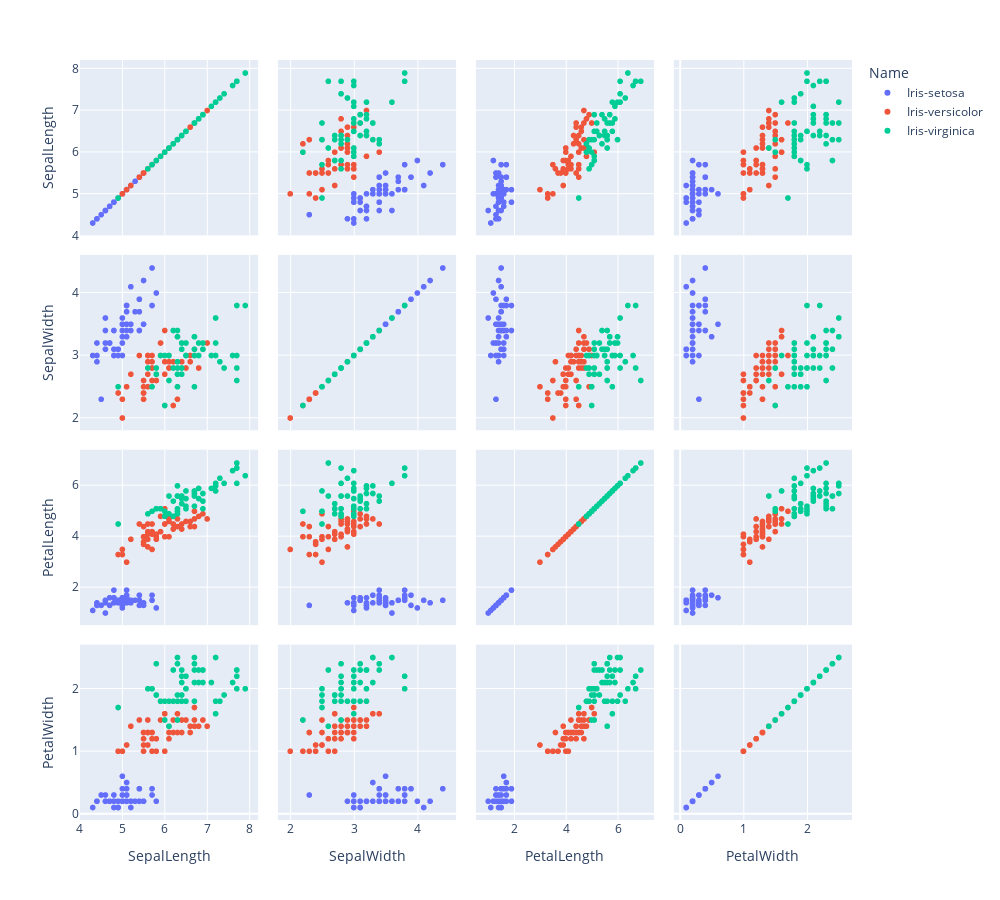

Notebook code for this chart:
### Code cell
# Similar a sns.pairplot
fig = px.scatter_matrix(df_iris, dimensions=df_iris.columns[:-1], color='Name', width=1000, height=900)
fig.show()

### Figure 1 — Plotly figure (JSON) as saved in the notebook; plotly's stock layout.template omitted (floating-point values rounded to 4 significant figures)
{"data": [{"dimensions": [{"axis": {"matches": true}, "label": "SepalLength", "values": [5.1, 4.9, 4.7, 4.6, 5, 5.4, 4.6, 5, 4.4, 4.9, 5.4, 4.8, 4.8, 4.3, 5.8, 5.7, 5.4, 5.1, 5.7, 5.1, 5.4, 5.1, 4.6, 5.1, 4.8, 5, 5, 5.2, 5.2, 4.7, 4.8, 5.4, 5.2, 5.5, 4.9, 5, 5.5, 4.9, 4.4, 5.1, 5, 4.5, 4.4, 5, 5.1, 4.8, 5.1, 4.6, 5.3, 5]}, {"axis": {"matches": true}, "label": "SepalWidth", "values": [3.5, 3, 3.2, 3.1, 3.6, 3.9, 3.4, 3.4, 2.9, 3.1, 3.7, 3.4, 3, 3, 4, 4.4, 3.9, 3.5, 3.8, 3.8, 3.4, 3.7, 3.6, 3.3, 3.4, 3, 3.4, 3.5, 3.4, 3.2, 3.1, 3.4, 4.1, 4.2, 3.1, 3.2, 3.5, 3.1, 3, 3.4, 3.5, 2.3, 3.2, 3.5, 3.8, 3, 3.8, 3.2, 3.7, 3.3]}, {"axis": {"matches": true}, "label": "PetalLength", "values": [1.4, 1.4, 1.3, 1.5, 1.4, 1.7, 1.4, 1.5, 1.4, 1.5, 1.5, 1.6, 1.4, 1.1, 1.2, 1.5, 1.3, 1.4, 1.7, 1.5, 1.7, 1.5, 1, 1.7, 1.9, 1.6, 1.6, 1.5, 1.4, 1.6, 1.6, 1.5, 1.5, 1.4, 1.5, 1.2, 1.3, 1.5, 1.3, 1.5, 1.3, 1.3, 1.3, 1.6, 1.9, 1.4, 1.6, 1.4, 1.5, 1.4]}, {"axis": {"matches": true}, "label": "PetalWidth", "values": [0.2, 0.2, 0.2, 0.2, 0.2, 0.4, 0.3, 0.2, 0.2, 0.1, 0.2, 0.2, 0.1, 0.1, 0.2, 0.4, 0.4, 0.3, 0.3, 0.3, 0.2, 0.4, 0.2, 0.5, 0.2, 0.2, 0.4, 0.2, 0.2, 0.2, 0.2, 0.4, 0.1, 0.2, 0.1, 0.2, 0.2, 0.1, 0.2, 0.2, 0.3, 0.3, 0.2, 0.6, 0.4, 0.3, 0.2, 0.2, 0.2, 0.2]}], "hovertemplate": "Name=Iris-setosa<br>%{xaxis.title.text}=%{x}<br>%{yaxis.title.text}=%{y}<extra></extra>", "legendgroup": "Iris-setosa", "marker": {"color": "#636efa", "symbol": "circle"}, "name": "Iris-setosa", "showlegend": true, "type": "splom"}, {"dimensions": [{"axis": {"matches": true}, "label": "SepalLength", "values": [7, 6.4, 6.9, 5.5, 6.5, 5.7, 6.3, 4.9, 6.6, 5.2, 5, 5.9, 6, 6.1, 5.6, 6.7, 5.6, 5.8, 6.2, 5.6, 5.9, 6.1, 6.3, 6.1, 6.4, 6.6, 6.8, 6.7, 6, 5.7, 5.5, 5.5, 5.8, 6, 5.4, 6, 6.7, 6.3, 5.6, 5.5, 5.5, 6.1, 5.8, 5, 5.6, 5.7, 5.7, 6.2, 5.1, 5.7]}, {"axis": {"matches": true}, "label": "SepalWidth", "values": [3.2, 3.2, 3.1, 2.3, 2.8, 2.8, 3.3, 2.4, 2.9, 2.7, 2, 3, 2.2, 2.9, 2.9, 3.1, 3, 2.7, 2.2, 2.5, 3.2, 2.8, 2.5, 2.8, 2.9, 3, 2.8, 3, 2.9, 2.6, 2.4, 2.4, 2.7, 2.7, 3, 3.4, 3.1, 2.3, 3, 2.5, 2.6, 3, 2.6, 2.3, 2.7, 3, 2.9, 2.9, 2.5, 2.8]}, {"axis": {"matches": true}, "label": "PetalLength", "values": [4.7, 4.5, 4.9, 4, 4.6, 4.5, 4.7, 3.3, 4.6, 3.9, 3.5, 4.2, 4, 4.7, 3.6, 4.4, 4.5, 4.1, 4.5, 3.9, 4.8, 4, 4.9, 4.7, 4.3, 4.4, 4.8, 5, 4.5, 3.5, 3.8, 3.7, 3.9, 5.1, 4.5, 4.5, 4.7, 4.4, 4.1, 4, 4.4, 4.6, 4, 3.3, 4.2, 4.2, 4.2, 4.3, 3, 4.1]}, {"axis": {"matches": true}, "label": "PetalWidth", "values": [1.4, 1.5, 1.5, 1.3, 1.5, 1.3, 1.6, 1, 1.3, 1.4, 1, 1.5, 1, 1.4, 1.3, 1.4, 1.5, 1, 1.5, 1.1, 1.8, 1.3, 1.5, 1.2, 1.3, 1.4, 1.4, 1.7, 1.5, 1, 1.1, 1, 1.2, 1.6, 1.5, 1.6, 1.5, 1.3, 1.3, 1.3, 1.2, 1.4, 1.2, 1, 1.3, 1.2, 1.3, 1.3, 1.1, 1.3]}], "hovertemplate": "Name=Iris-versicolor<br>%{xaxis.title.text}=%{x}<br>%{yaxis.title.text}=%{y}<extra></extra>", "legendgroup": "Iris-versicolor", "marker": {"color": "#EF553B", "symbol": "circle"}, "name": "Iris-versicolor", "showlegend": true, "type": "splom"}, {"dimensions": [{"axis": {"matches": true}, "label": "SepalLength", "values": [6.3, 5.8, 7.1, 6.3, 6.5, 7.6, 4.9, 7.3, 6.7, 7.2, 6.5, 6.4, 6.8, 5.7, 5.8, 6.4, 6.5, 7.7, 7.7, 6, 6.9, 5.6, 7.7, 6.3, 6.7, 7.2, 6.2, 6.1, 6.4, 7.2, 7.4, 7.9, 6.4, 6.3, 6.1, 7.7, 6.3, 6.4, 6, 6.9, 6.7, 6.9, 5.8, 6.8, 6.7, 6.7, 6.3, 6.5, 6.2, 5.9]}, {"axis": {"matches": true}, "label": "SepalWidth", "values": [3.3, 2.7, 3, 2.9, 3, 3, 2.5, 2.9, 2.5, 3.6, 3.2, 2.7, 3, 2.5, 2.8, 3.2, 3, 3.8, 2.6, 2.2, 3.2, 2.8, 2.8, 2.7, 3.3, 3.2, 2.8, 3, 2.8, 3, 2.8, 3.8, 2.8, 2.8, 2.6, 3, 3.4, 3.1, 3, 3.1, 3.1, 3.1, 2.7, 3.2, 3.3, 3, 2.5, 3, 3.4, 3]}, {"axis": {"matches": true}, "label": "PetalLength", "values": [6, 5.1, 5.9, 5.6, 5.8, 6.6, 4.5, 6.3, 5.8, 6.1, 5.1, 5.3, 5.5, 5, 5.1, 5.3, 5.5, 6.7, 6.9, 5, 5.7, 4.9, 6.7, 4.9, 5.7, 6, 4.8, 4.9, 5.6, 5.8, 6.1, 6.4, 5.6, 5.1, 5.6, 6.1, 5.6, 5.5, 4.8, 5.4, 5.6, 5.1, 5.1, 5.9, 5.7, 5.2, 5, 5.2, 5.4, 5.1]}, {"axis": {"matches": true}, "label": "PetalWidth", "values": [2.5, 1.9, 2.1, 1.8, 2.2, 2.1, 1.7, 1.8, 1.8, 2.5, 2, 1.9, 2.1, 2, 2.4, 2.3, 1.8, 2.2, 2.3, 1.5, 2.3, 2, 2, 1.8, 2.1, 1.8, 1.8, 1.8, 2.1, 1.6, 1.9, 2, 2.2, 1.5, 1.4, 2.3, 2.4, 1.8, 1.8, 2.1, 2.4, 2.3, 1.9, 2.3, 2.5, 2.3, 1.9, 2, 2.3, 1.8]}], "hovertemplate": "Name=Iris-virginica<br>%{xaxis.title.text}=%{x}<br>%{yaxis.title.text}=%{y}<extra></extra>", "legendgroup": "Iris-virginica", "marker": {"color": "#00cc96", "symbol": "circle"}, "name": "Iris-virginica", "showlegend": true, "type": "splom"}], "layout": {"dragmode": "select", "height": 900, "legend": {"title": {"text": "Name"}, "tracegroupgap": 0}, "margin": {"t": 60}, "width": 1000}}
